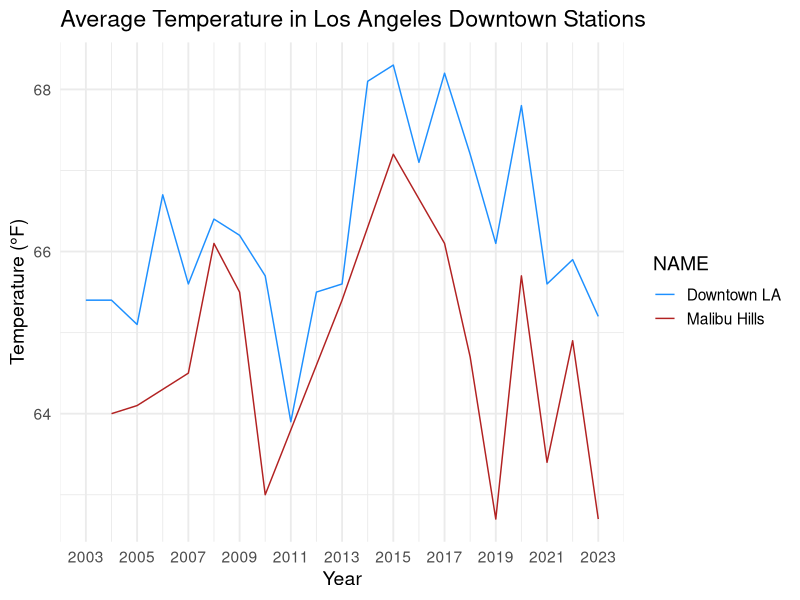
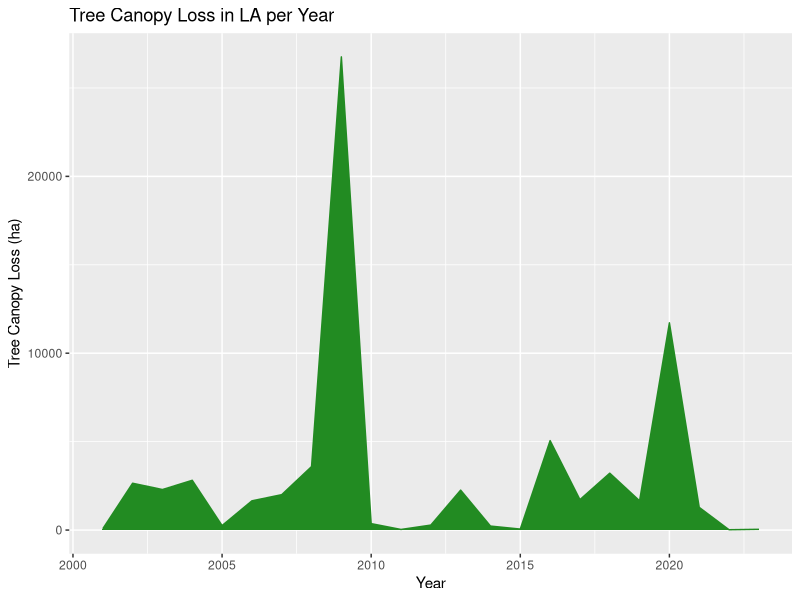
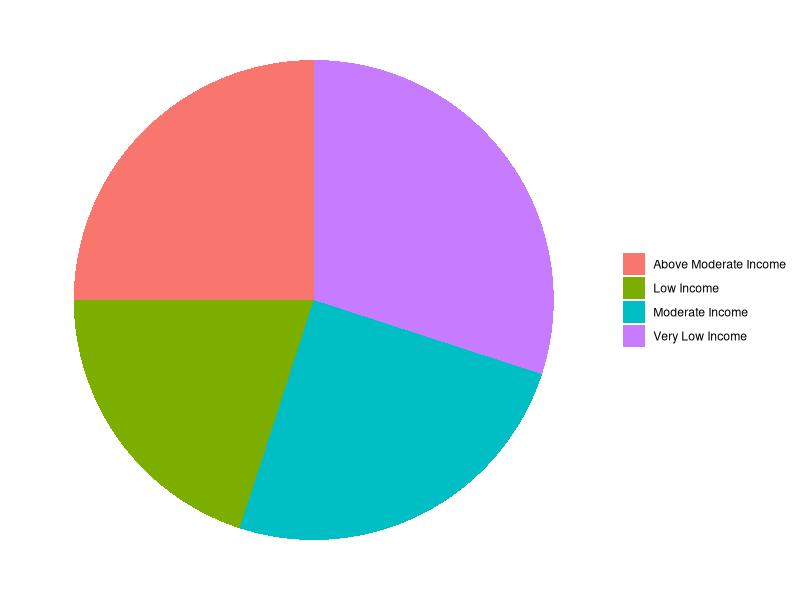

These charts were generated, in order, by the following R code:
## ---- chunk 1
library(here)
library(dplyr)
library(readr)
library(ggplot2)
library(lubridate)
library(tidyverse)
temp_data1<-read_csv(here("data/2003-2005 Temperature Data(in).csv"))
temp_data2<-read_csv(here("data/2006-2012 Temperature Data(in).csv"))
temp_data3<-read_csv(here("data/2013-2019 Temperature Data(in).csv"))
temp_data4<-read_csv(here("data/2020-2023 Temperature Data(in).csv"))


temperature_data<-bind_rows(temp_data1, temp_data2, temp_data3, temp_data4)%>%
  rename('Year'='DATE')%>%
  select(-STATION)%>%
  na.omit()
## ---- chunk 2

temperature_data$Year <- as.numeric(temperature_data$Year)

str(temperature_data$Year)

downtown_stations <- c("LOS ANGELES DOWNTOWN USC, CA US", "MALIBU HILLS CALIFORNIA, CA US")
temperature_data_filtered <- temperature_data %>%
  filter(NAME %in% downtown_stations)

station_labels<- c("LOS ANGELES DOWNTOWN USC, CA US"="Downtown LA","MALIBU HILLS CALIFORNIA, CA US"='Malibu Hills' )

Temperature_plot <- ggplot(temperature_data_filtered, aes(x = Year, y = TAVG, color = NAME)) +
  geom_line() +
  scale_x_continuous(
    breaks = seq(2003, 2023, by = 2), 
    labels = seq(2003, 2023, by = 2)) + 
  scale_color_manual(values = c("dodgerblue", "firebrick"), labels = station_labels) +
  labs(
    title = "Average Temperature in Los Angeles Downtown Stations",
    x = "Year",
    y = "Temperature (°F)"
  ) +
  theme_minimal(base_size = 14)

Temperature_plot


## ---- chunk 3
tree_canopy_data<-read_csv(here("data/Tree_canopy_loss/treecover_loss__ha.csv"))%>%
  select(-adm1, -adm2, -iso)%>%
  rename('Year'='umd_tree_cover_loss__year','Tree_loss_ha'='umd_tree_cover_loss__ha' )

Tree_loss_plot<-ggplot(tree_canopy_data, aes(x=Year, y=Tree_loss_ha))+
  geom_area(fill="forestgreen",color="forestgreen")+
  labs(x="Year", y="Tree Canopy Loss (ha)", title="Tree Canopy Loss in LA per Year")
Tree_loss_plot
## ---- chunk 4

median_income_data <- read_csv(here("data/Median_Income_and_AMI_(census_tract).csv"))%>%
  select(-tract, -sup_dist, -ESRI_OID, -Shape__Area, -Shape__Length )

Median_Pie_data <- data.frame(
  group = c('Low Income', 'Very Low Income', 'Above Moderate Income', 'Moderate Income'),
  value = c(20, 30, 25, 25)  # Example percentages, adjust according to your actual data
)

# Basic pie chart
ggplot(Median_Pie_data, aes(x = "", y = value, fill = group)) +
  geom_bar(stat = "identity", width = 1) +
  coord_polar("y", start = 0) +
  theme_void() +
  theme(legend.title = element_blank())  

## ---- chunk 5
combined_Temp_tree_data<-left_join(tree_canopy_data,temperature_data, by='Year')%>%
  rename('Temp_average'='TAVG', 'Station_name'='NAME')

Combined_cor<-cor.test(combined_Temp_tree_data$Temp_average, combined_Temp_tree_data$Tree_loss_ha, method = "pearson")

print(Combined_cor)

## ---- chunk 6
combined_income_temp<-cross_join(combined_Temp_tree_data, median_income_data)

Cor_income_temp<-cor.test(combined_income_temp$Temp_average, combined_income_temp$med_hh_income, method = "pearson")

print(Cor_income_temp)

